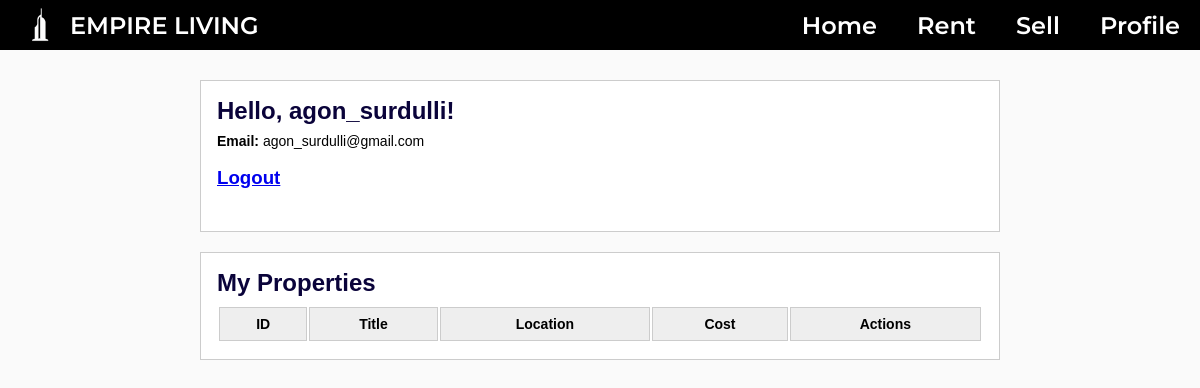
Page /profile.php (signed in) on the earlier database version.
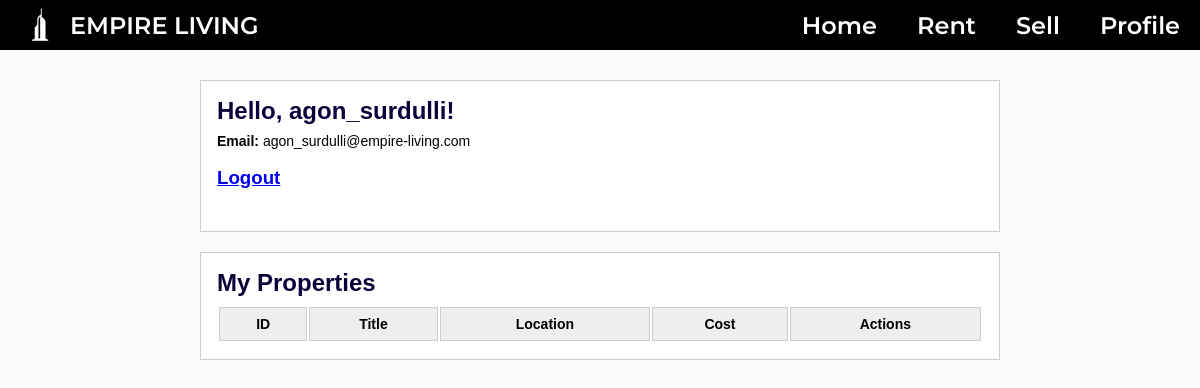
Same page on the later database version.
### tables this page shows
create table user (
  user_id INT AUTO_INCREMENT PRIMARY KEY,
  username VARCHAR(20) NOT NULL UNIQUE,
  email VARCHAR(100) NOT NULL,
  password VARCHAR(100) NOT NULL,
  role varchar(10) NOT NULL DEFAULT 'user'  
);

### profile.php (the view, shortened to what this page needs)
<?php
$conn = mysqli_connect('localhost', 'root', '', 'empire_living')
    or die('DB connection error');
$username = $_SESSION['username'];
$res = mysqli_query($conn, "SELECT user_id, email, role FROM user WHERE username='$username'");
$user = mysqli_fetch_assoc($res);
?>
<!DOCTYPE html>
<html lang="en">
<head>
</head>
<body>
    <?php include('header.php'); ?>
    <div class="container">
        <h2>Hello, <?php echo $username; ?>!</h2>
        <p><strong>Email:</strong> <?php echo $user['email']; ?></p><br>
        <h3><a href="logout.php">Logout</a></h3><br>
    </div>
    <div class="container">
        <h2>My Properties</h2>
        <table>
            <tr>
                <th>ID</th>
                <th>Title</th>
                <th>Location</th>
                <th>Cost</th>
                <th>Actions</th>
            </tr>
        </table>
    </div>
</body>
</html>

Differences in the rows shown:
changed user: email "agon_surdulli@gmail.com" → "agon_surdulli@empire-living.com"
